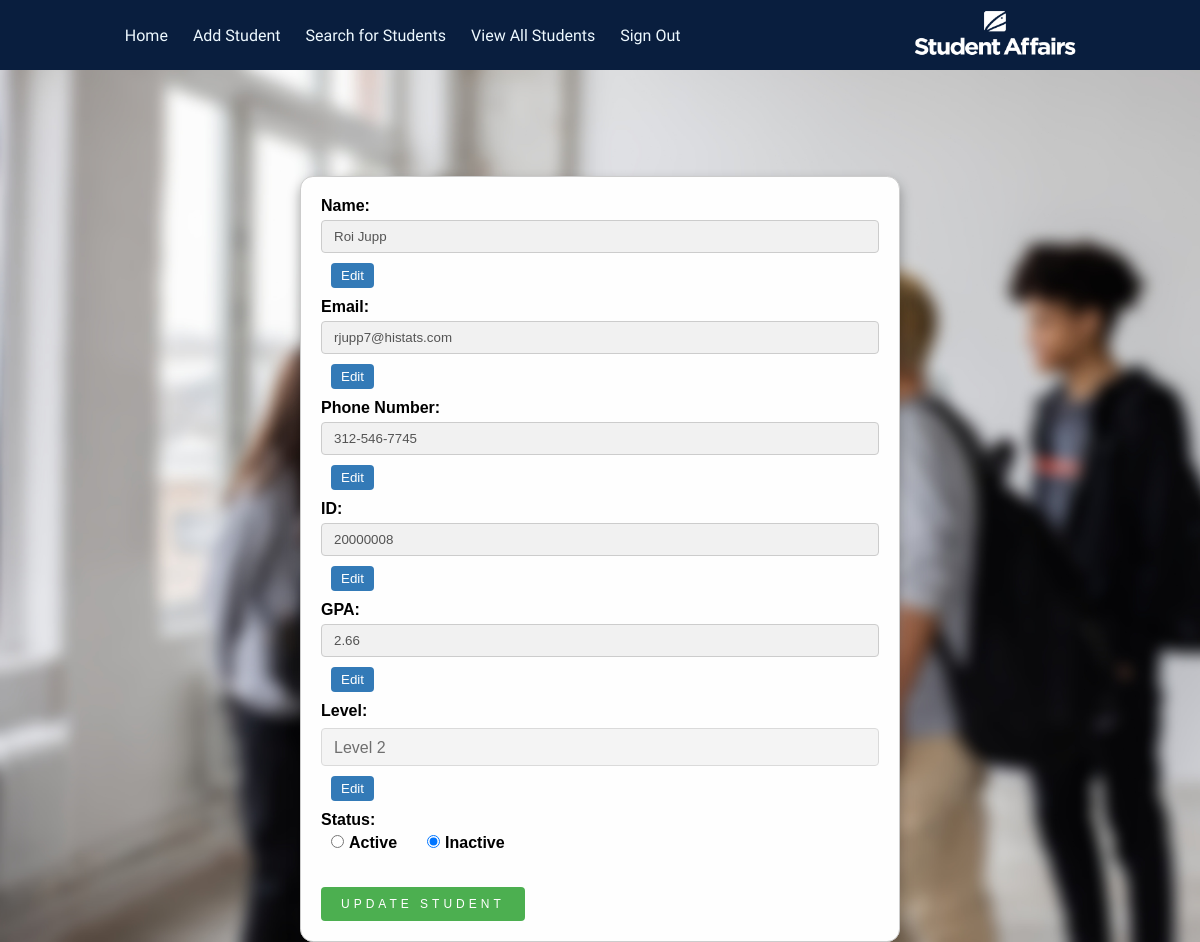
The app's page /update/20000008/ (signed in), older data.
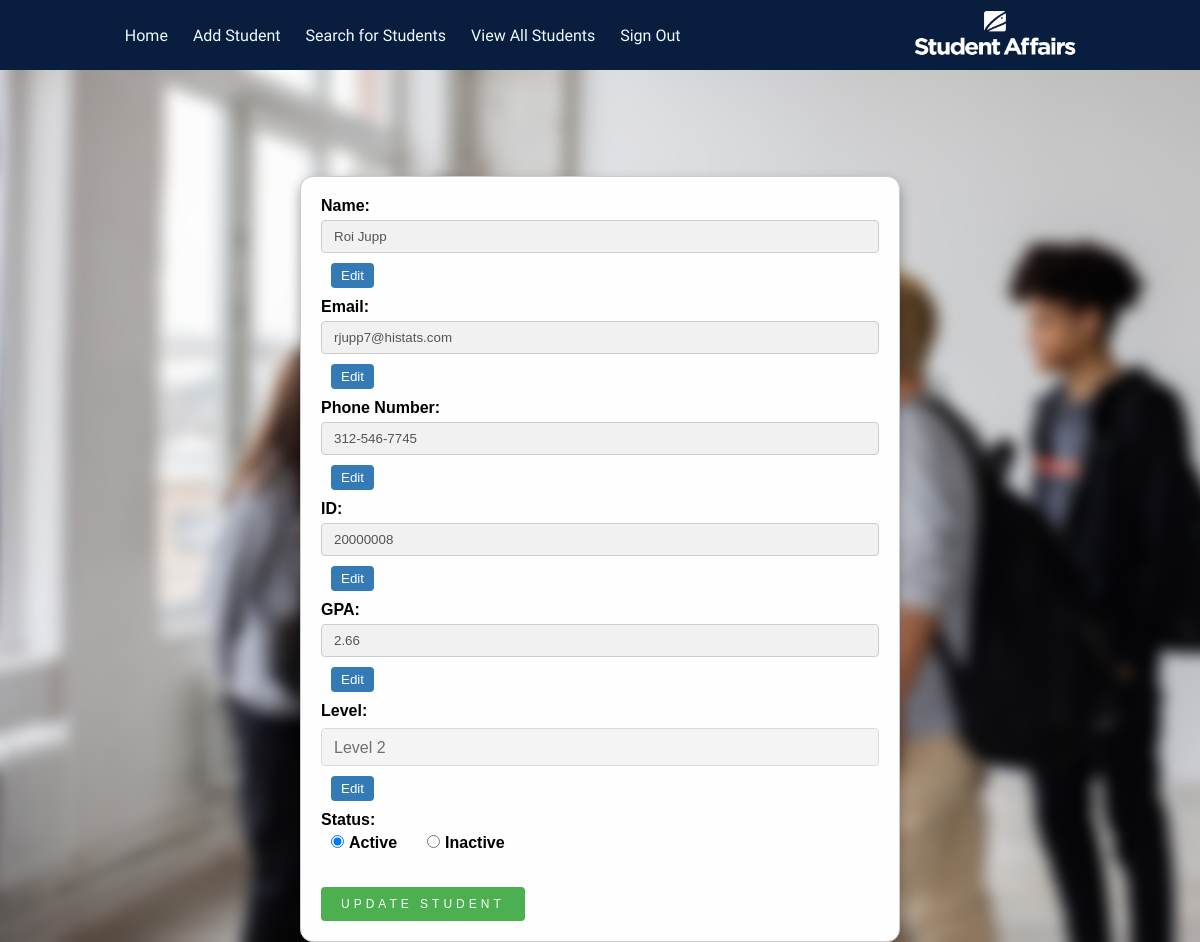
The same page, newer data.
### pages/models.py (models this page shows)
class Student(models.Model):
    name = models.CharField(max_length=255)
    email = models.EmailField()
    phone_number = models.CharField(max_length=20)
    student_id = models.PositiveIntegerField(primary_key=True)
    gpa = models.DecimalField(max_digits=3, decimal_places=2)
    level = models.PositiveSmallIntegerField()
    status = models.BooleanField()
    DEPARTMENT_CHOICES = (
        ('CS', 'Computer Science'),
        ('IS', 'Information System'),
        ('IT', 'Information Technology'),
        ('AI', 'Aritificial Inteligence'),
        ('DS', 'Descision Support'),
    )
    department = models.CharField(
        max_length=10, choices=DEPARTMENT_CHOICES, null=True)
    birthday = models.DateField()
    GENDER_CHOICES = (
        ('male', 'Male'),
        ('female', 'Female'),
    )
    gender = models.CharField(max_length=10, choices=GENDER_CHOICES)

### pages/views.py (the view, shortened to what this page needs)
# urls.py: path('update/<int:pk>/', views.update, name='update_student'),
@login_required(login_url='SignIn')
def update(request, pk):
    student = Student.objects.get(pk=pk)
    return render(request, "pages/update_student.html", {"student": student, "levels": list(range(1, 5)), "departments": ["CS", "IS", "IT", "SW"]})

### SA_Project/email_auth_backend.py (called while the page is built)
    def get_user(self, user_id):
        UserModel = get_user_model()
        try:
            return UserModel.objects.get(pk=user_id)
        except UserModel.DoesNotExist:
            return None

### pages/templates/pages/update_student.html (shortened to what this page needs)
{% load static %}
<!DOCTYPE html>
<html lang="en">
<head>
  <link rel="stylesheet" href="{% static 'css/common.css' %}" />
  <link rel="stylesheet" href="{% static 'css/Add_student.css' %}" />
  <link rel="stylesheet" href="{% static 'css/updatestudent.css' %}" />
</head>
<body>
  <header>
    <nav>
      <ul>
        <li><a href="{% url 'main' %}">Home</a></li>
        <li>
          <a href="{% url 'add_student' %}">Add Student</a>
        </li>
        <li><a href="{% url 'search_student' %}">Search for Students</a></li>
        <li><a href="{% url 'show_students' %}">View All Students</a></li>
        <li><a href="{% url 'sign_out' %}">Sign Out</a></li>
      </ul>
      <a href="{% url 'main' %}">
        <img src="{% static 'images/logo.png' %}" alt="Student Affairs" width="180px" height="46" />
      </a>
    </nav>
  </header>
  <br />
  <br />
  <br />
  <br />
  <div class="formcontainer">
    <form method="POST" action="">
      <div class="form-group">
        <label for="name">Name:</label>
        <input type="text" id="name" name="name" value="{{ student.name }}" disabled />
        <button type="button" class="btn-edit">Edit</button>
      </div>
      <div class="form-group">
        <label for="Email">Email:</label>
        <input type="text" id="Email" name="email" value="{{ student.email }}" disabled />
        <button type="button" class="btn-edit">Edit</button>
      </div>
      <div class="form-group">
        <label for="phone">Phone Number:</label>
        <input type="text" id="phone" name="phonenumber" value="{{ student.phone_number }}" disabled />
        <button type="button" class="btn-edit">Edit</button>
      </div>
      <div class="form-group">
        <label for="id">ID:</label>
        <input type="text" id="id" name="student_id" value="{{ student.student_id }}" disabled />
        <button type="button" class="btn-edit">Edit</button>
      </div>
      <div class="form-group">
        <label for="gpa">GPA:</label>
        <input type="text" id="gpa" name="gpa" value="{{ student.gpa }}" disabled />
        <button type="button" class="btn-edit">Edit</button>
      </div>
      <div class="form-group">
        <label for="levels">Level:</label>
        <select name="level" id="levels" disabled>
          {% for level in levels %}
          {% if student.level == level %}
          <option value="{{ level }}" selected>Level {{ level }}</option>
          {% else %}
          <option value="{{ level }}">Level {{ level }}</option>
          {% endif %}
          {% endfor %}
        </select>
        <button type="button" class="btn-edit">Edit</button>
      </div>
      <div class="form-group">
        <label for="status">Status:</label>
        <div class="radio-group">
          {% if student.status %}
          <label><input type="radio" name="status" value="active" checked />Active</label>
          <label><input type="radio" name="status" value="inactive" />Inactive</label>
          {% else %}
          <label><input type="radio" name="status" value="active" />Active</label>
          <label><input type="radio" name="status" value="inactive" checked />Inactive</label>
          {% endif %}
        </div>
      </div>
      <input type="submit" value="Update Student" />
    </form>
  </div>
</body>
</html>

### pages/static/css/common.css (style rules this page uses)
:root { --primary: #06a3da; --secondary: #34ad54; --light: #eef9ff; --dark: #091e3e; --grey: rgb(244, 252, 255); --darkGrey: rgb(220, 220, 220); --shadow: rgb(150 150 150); --shadowLight: rgb(200, 200, 200); --section-padding: 100px; }
html { scroll-behavior: smooth; }
* { -webkit-box-sizing: border-box; -moz-box-sizing: border-box; box-sizing: border-box; padding: 0; margin: 0; }
body { font-family: "Kanit", sans-serif; background-color: var(--light); }
a { text-decoration: none; color: inherit; }
header nav { position: fixed; top: 0; left: 0; margin: auto; z-index: 2; width: 100%; background-color: var(--dark); color: var(--light); padding: 10px; display: flex; justify-content: space-around; min-height: 52px; align-items: center; }
header nav ul { list-style: none; margin: 0; padding: 0; display: flex; }
nav ul li { padding: 10px; margin-right: 5px; color: var(--light); transition: 0.5s; cursor: pointer; }

### pages/static/css/Add_student.css (style rules this page uses)
form { width: 80%; max-width: 600px; margin: 0 auto; padding: 20px; border: 1px solid #ccc; border-radius: 5px; font-family: Arial, sans-serif; background-color: #fefefe; backdrop-filter: blur(7px); box-shadow: 0 .4rem .8rem #0005; border-radius: .8rem; justify-content: center; overflow: hidden; }
label { display: block; font-weight: bold; margin-bottom: 10px; }
input[type="tex"], select, input[type="date"] { width: 100%; padding: 12px 20px; margin: 8px 0; box-sizing: border-box; border: none; border-radius: 4px; font-size: 16px; background-color: #fefefe; }
input[type="radio"] { margin-right: 10px; }
input[type="submit"] { position: relative; display: inline-block; padding: 10px 20px; background-color: #091e3e; color: #ffffff; border-radius: 7px; font-size: 12px; text-decoration: none; text-transform: uppercase; overflow: hidden; transition: .5s; margin-top: 0px; border: none; letter-spacing: 4px }
select { appearance: none; -moz-appearance: none; -webkit-appearance: none; -ms-appearance: none; background-color: transparent; background: url('./svg/common/arrow-down-new.svg') right transparent; color: #333; font-size: 16px; padding: 10px 10px 10px 0; position: relative; display: block; width: 300px; border: none; border-bottom: 1px solid #000000; border-radius: 0; }

### pages/static/css/updatestudent.css (style rules this page uses)
header { position: relative; top: 0; left: 0; width: 100%; z-index: 1; }
.formcontainer { margin-top: 100px; margin-bottom: 100px; }
form { width: 80%; margin: 0 auto; font-family: Arial, sans-serif; }
.form-group { margin-bottom: 10px; }
label { display: block; margin-bottom: 5px; font-weight: bold; }
input[type="text"], select { width: 100%; padding: 8px 12px; margin-bottom: 10px; border: 1px solid #ccc; border-radius: 4px; box-sizing: border-box; }
select { height: 38px; }
.radio-group { display: flex; flex-direction: row; }
.radio-group label { margin-right: 20px; }
input[type="submit"] { background-color: #4CAF50; color: #fff; border: none; border-radius: 4px; cursor: pointer; padding: 10px 20px; margin-top: 20px; }
.btn-edit { background-color: #337ab7; color: #fff; border: none; border-radius: 4px; cursor: pointer; padding: 5px 10px; margin-left: 10px; }
input[disabled], select[disabled] { background-color: #f1f1f1; cursor: not-allowed; }
input[type="radio"] { margin-right: 5px; margin-left: 10px; }

Row changes from the older to the newer data that the page shows:
changed Student "Roi Jupp": status False → True (drawn)
Text that changed along with them:
form field status: (not shown) → "☑ Active"
form field status: (not shown) → "☐ Inactive"
form field status: "☐ Active" → (not shown)
form field status: "☑ Inactive" → (not shown)
